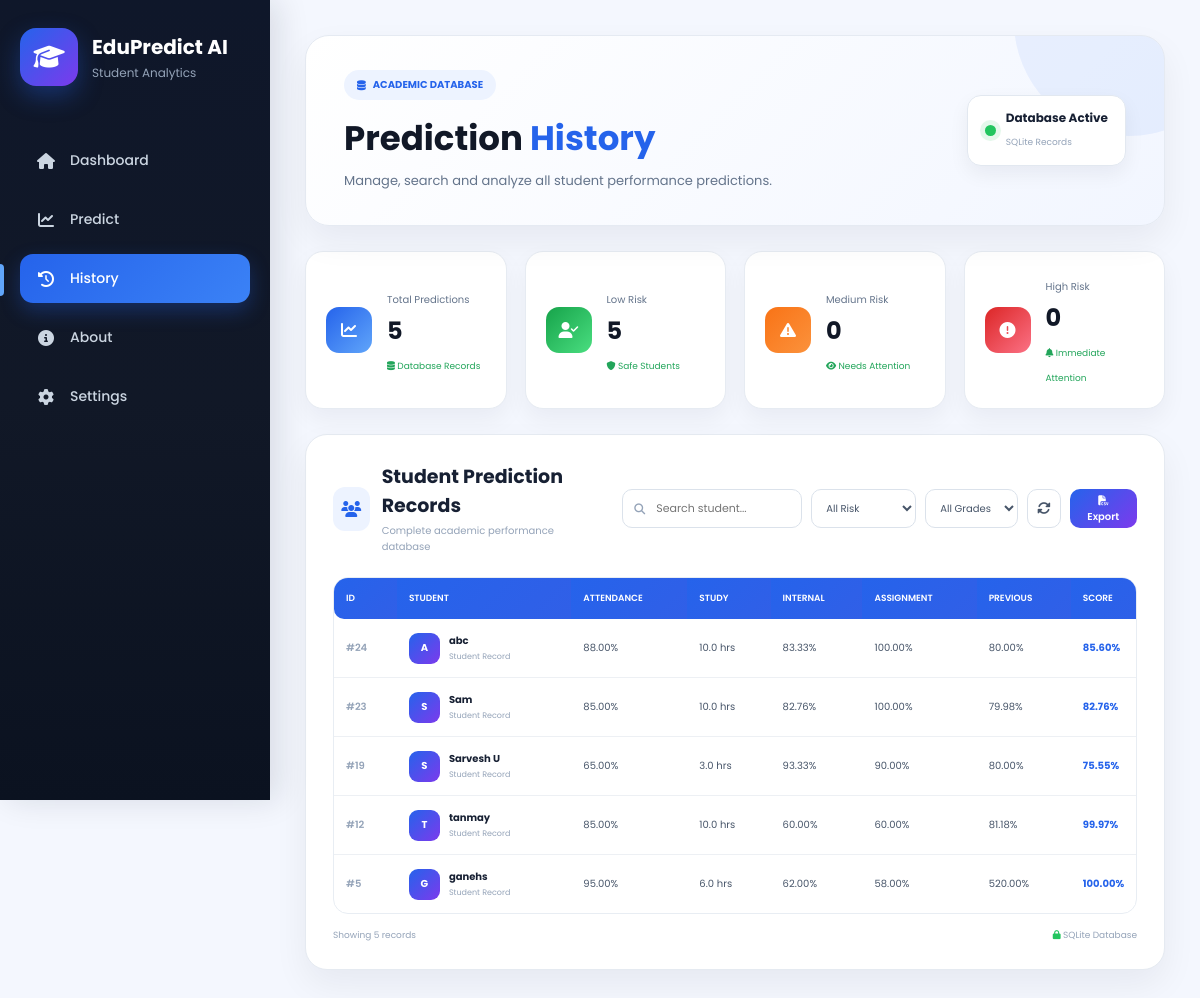
The app's page /history with its own data.
### tables this page shows
CREATE TABLE students (

    id INTEGER PRIMARY KEY AUTOINCREMENT,

    name TEXT NOT NULL,

    attendance REAL,

    study_hours REAL,

    internal_marks REAL,

    assignment_marks REAL,

    previous_marks REAL,

    predicted_score REAL,

    grade TEXT,

    risk TEXT

);

### app.py (the view)
@app.route("/history")
def history():
    conn = sqlite3.connect("students.db")
    conn.row_factory = sqlite3.Row
    cursor = conn.cursor()
    cursor.execute("""
        SELECT *
        FROM students
        ORDER BY id DESC
    """)
    students = cursor.fetchall()
    conn.close()
    return render_template(
        "history.html",
        students=students
    )

### templates/history.html (shortened to what this page needs)
<!DOCTYPE html>
<html lang="en">
<head>
    <link rel="stylesheet"
          href="{{ url_for('static', filename='css/style.css') }}">
    <link rel="stylesheet"
          href="https://cdnjs.cloudflare.com/ajax/libs/font-awesome/6.7.2/css/all.min.css">
</head>
<body>
<div class="container">
    <aside class="sidebar">
        <div class="logo">
            <div class="logo-icon">
                <i class="fas fa-graduation-cap"></i>
            </div>
            <div>
                <h2>EduPredict AI</h2>
                <p>Student Analytics</p>
            </div>
        </div>
        <nav>
            <a href="{{ url_for('home') }}">
                <i class="fas fa-home"></i>
                Dashboard
            </a>
            <a href="{{ url_for('predict') }}">
                <i class="fas fa-chart-line"></i>
                Predict
            </a>
            <a href="{{ url_for('history') }}"
               class="active">
                <i class="fas fa-clock-rotate-left"></i>
                History
            </a>
            <a href="{{ url_for('about') }}">
                <i class="fas fa-circle-info"></i>
                About
            </a>
            <a href="{{ url_for('settings') }}">
                <i class="fas fa-gear"></i>
                Settings
            </a>
        </nav>
    </aside>
    <main class="main-content history-page">
        <section class="history-hero">
            <div class="history-hero-content">
                <span class="hero-badge">
                    <i class="fas fa-database"></i>
                    ACADEMIC DATABASE
                </span>
                <h1>
                    Prediction
                    <span>History</span>
                </h1>
                <p>
                    Manage, search and analyze all student
                    performance predictions.
                </p>
            </div>
            <div class="hero-status">
                <span class="status-dot"></span>
                <div>
                    <strong>Database Active</strong>
                    <small>SQLite Records</small>
                </div>
            </div>
        </section>
        <section class="history-stats">
            <div class="history-stat blue-stat">
                <div class="stat-icon">
                    <i class="fas fa-chart-line"></i>
                </div>
                <div>
                    <span>Total Predictions</span>
                    <h2>{{ students|length }}</h2>
                    <small>
                        <i class="fas fa-database"></i>
                        Database Records
                    </small>
                </div>
            </div>
            <div class="history-stat green-stat">
                <div class="stat-icon">
                    <i class="fas fa-user-check"></i>
                </div>
                <div>
                    <span>Low Risk</span>
                    <h2 id="lowRiskCount">0</h2>
                    <small>
                        <i class="fas fa-shield"></i>
                        Safe Students
                    </small>
                </div>
            </div>
            <div class="history-stat orange-stat">
                <div class="stat-icon">
                    <i class="fas fa-triangle-exclamation"></i>
                </div>
                <div>
                    <span>Medium Risk</span>
                    <h2 id="mediumRiskCount">0</h2>
                    <small>
                        <i class="fas fa-eye"></i>
                        Needs Attention
                    </small>
                </div>
            </div>
            <div class="history-stat red-stat">
                <div class="stat-icon">
                    <i class="fas fa-circle-exclamation"></i>
                </div>
                <div>
                    <span>High Risk</span>
                    <h2 id="highRiskCount">0</h2>
                    <small>
                        <i class="fas fa-bell"></i>
                        Immediate Attention
                    </small>
                </div>
            </div>
        </section>
        <section class="history-card">
            <div class="history-toolbar">
                <div class="history-title">
                    <div class="history-title-icon">
                        <i class="fas fa-users"></i>
                    </div>
                    <div>
                        <h2>
                            Student Prediction Records
                        </h2>
                        <p>
                            Complete academic performance database
                        </p>
                    </div>
                </div>
                <div class="history-actions">
                    <div class="search-box">
                        <i class="fas fa-search"></i>
                        <input
                            type="text"
                            id="searchInput"
                            placeholder="Search student...">
                    </div>
                    <select
                        id="riskFilter"
                        class="filter-select">
                        <option value="all">
                            All Risk
                        </option>
                    </select>
                    <select
                        id="gradeFilter"
                        class="filter-select">
                        <option value="all">
                            All Grades
                        </option>
                    </select>
                    <button
                        class="icon-btn"
                        onclick="location.reload()"
                        title="Refresh">
                        <i class="fas fa-rotate"></i>
                    </button>
                    <button
                        class="export-btn"
                        onclick="exportCSV()">
                        <i class="fas fa-file-csv"></i>
                        Export
                    </button>
                </div>
            </div>
            {% if students %}
            <div class="table-wrapper">
                <table id="historyTable">
                    <thead>
                        <tr>
                            <th>ID</th>
                            <th>STUDENT</th>
                            <th>ATTENDANCE</th>
                            <th>STUDY</th>
                            <th>INTERNAL</th>
                            <th>ASSIGNMENT</th>
                            <th>PREVIOUS</th>
                            <th>SCORE</th>
                        </tr>
                    </thead>
                    <tbody>
                    {% for student in students %}
                    <tr
                        data-name="{{ student['name']|lower }}"
                        data-risk="{{ student['risk'] }}"
                        data-grade="{{ student['grade'] }}">
                        <td>
                            <span class="record-id">
                                #{{ student["id"] }}
                            </span>
                        </td>
                        <td>
                            <div class="student-cell">
                                <div class="student-avatar">
                                    {{ student["name"][0]|upper }}
                                </div>
                                <div>
                                    <strong>
                                        {{ student["name"] }}
                                    </strong>
                                    <small>
                                        Student Record
                                    </small>
                                </div>
                            </div>
                        </td>
                        <td>
                            <div class="progress-value">
                                <span>
                                    {{ "%.2f"|format(
                                    student["attendance"]|float
                                    ) }}%
                                </span>
                            </div>
                        </td>
                        <td>
                            <span class="normal-value">
                                {{ "%.1f"|format(
                                student["study_hours"]|float
                                ) }}
                                hrs
                            </span>
                        </td>
                        <td>
                            {{ "%.2f"|format(
                            student["internal_marks"]|float
                            ) }}%
                        </td>
                        <td>
                            {{ "%.2f"|format(
                            student["assignment_marks"]|float
                            ) }}%
                        </td>
                        <td>
                            {{ "%.2f"|format(
                            student["previous_marks"]|float
                            ) }}%
                        </td>
                        <td>
                            <strong class="score">
                                {{ "%.2f"|format(
                                student["predicted_score"]|float
                                ) }}%
                            </strong>
                        </td>
                    </tr>
                    {% endfor %}
                    </tbody>
                </table>
            </div>
            <div class="table-footer">
                <span id="resultCount">
                    Showing {{ students|length }}
                    records
                </span>
                <span>
                    <i class="fas fa-lock"></i>
                    SQLite Database
                </span>
            </div>
            {% endif %}
        </section>
    </main>
</div>
</body>
</html>

### records on screen
students: id "24", name "A", name "abc", attendance "88.00", study_hours "10.0", internal_marks "83.33", assignment_marks "100.00", previous_marks "80.00", predicted_score "85.60"
students: id "23", name "S", name "Sam", attendance "85.00", study_hours "10.0", internal_marks "82.76", assignment_marks "100.00", previous_marks "79.98", predicted_score "82.76"
students: id "19", name "S", name "Sarvesh U", attendance "65.00", study_hours "3.0", internal_marks "93.33", assignment_marks "90.00", previous_marks "80.00", predicted_score "75.55"
students: id "12", name "T", name "tanmay", attendance "85.00", study_hours "10.0", internal_marks "60.00", assignment_marks "60.00", previous_marks "81.18", predicted_score "99.97"
students: id "5", name "G", name "ganehs", attendance "95.00", study_hours "6.0", internal_marks "62.00", assignment_marks "58.00", previous_marks "520.00", predicted_score "100.00"

### other values on screen
{{ students|length }} "5"
